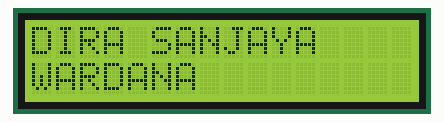
Simulated run of this sketch. Board: Arduino Uno, built with avr-gcc and run on an emulated ATmega328P. Shown: 16×2 character LCD.

Above: at 0.1 s.
At 3.1 s:
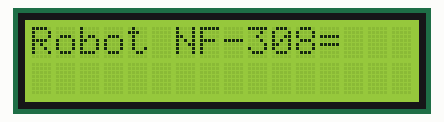
At 4.6 s:
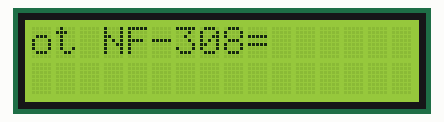
At 5.6 s:
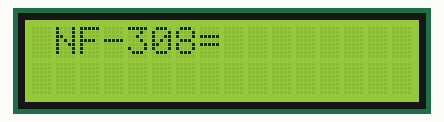
At 7.1 s:
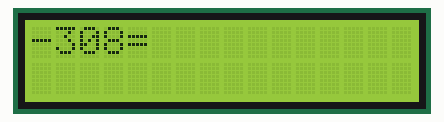
At 9.6 s:
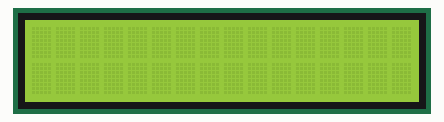

Measured:
- by itself, everything shown: repeats every 12.0 s, in 16 steps
- what the display in image 1 shows lasts 0.5 s, from 3.1 s to 3.6 s
- what the display in image 5 shows lasts 2.5 s, from 9.6 s to 12.1 s

The sketch:

sketch_mar10a.ino
```cpp
#include <LiquidCrystal.h>
LiquidCrystal lcd(3, 4, 5, 6, 7, 8);
void setup()
{
  lcd.begin(16, 2);
}
int i;
void loop()
{
  lcd.clear();
  lcd.setCursor(0, 0);
  lcd.print("DIRA SANJAYA");
  lcd.setCursor(0, 1);
  lcd.print("WARDANA");
  delay(2000);

  lcd.clear();
  delay(1000);

  lcd.setCursor(0, 0);
  lcd.print("=Robot NF-308=");
  for (i=0; i<16; i++)
  {
    lcd.scrollDisplayLeft();
    delay(500);
  }
  lcd.clear();
  delay(1000);
}
```
